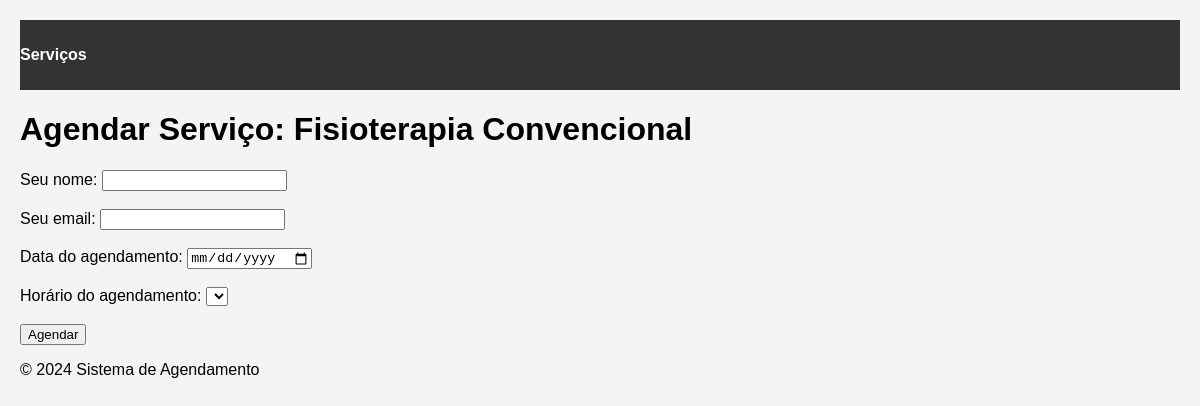
The page /appointment_system/request/1/ on the database as committed earlier.
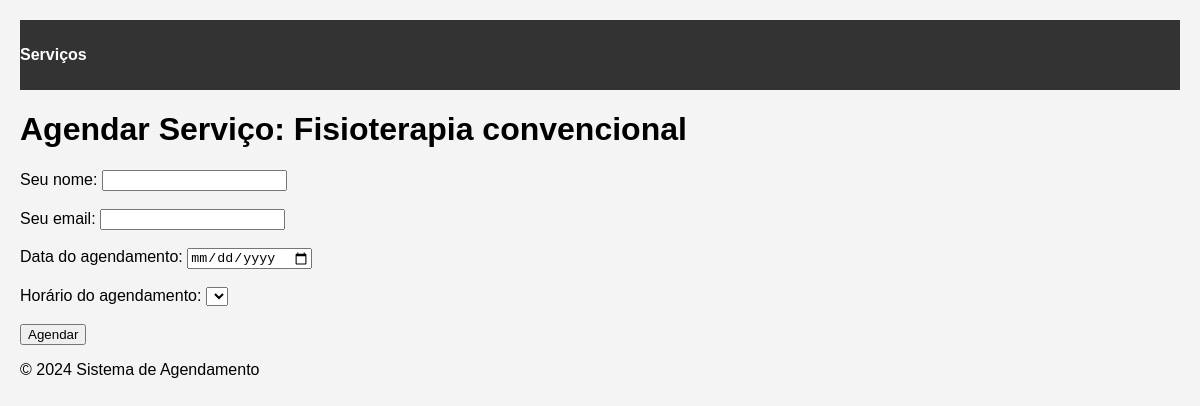
The same page on the database as committed later.
### appointment_system/models.py (models this page shows, shortened)
class Service(models.Model):
    name = models.CharField(max_length=100)
    price = models.DecimalField(max_digits=10, decimal_places=2, default=0.00)
    description = models.TextField(blank=True)

### appointment_system/views.py (the view, shortened to what this page needs)
# urls.py: path('request/<int:service_id>/', appointment_request, name='appointment_request'),  # Para agendamento
def appointment_request(request, service_id):
    service = get_object_or_404(Service, id=service_id)  # Obter o serviço específico
    available_times = []  # Inicializar a lista de horários disponíveis
    appointment_date = request.GET.get('date')  # Obter a data da solicitação
    return render(request, 'appointment_system/appointment_request.html', {'service': service, 'available_times': available_times})

### appointment_system/templates/appointment_system/appointment_request.html (shortened to what this page needs)
<!DOCTYPE html>
<html lang="en">
<head>
    {% load static %}
    <link rel="stylesheet" href="{% static 'css/style.css' %}">
</head>
<body>
    <header>
        <nav>
            <ul>
                <li><a href="{% url 'service_list' %}" class="white-link"><b>Serviços</b></a></li>
            </ul>
        </nav>
    </header>
    <h1>Agendar Serviço: {{ service.name }}</h1>
    <form method="POST">
        <label for="name">Seu nome:</label>
        <input type="text" id="name" name="name" required><br><br>
        <label for="email">Seu email:</label>
        <input type="email" id="email" name="email" required><br><br>
        <label for="date">Data do agendamento:</label>
        <input type="date" id="date" name="date" required><br><br>
        <label for="time">Horário do agendamento:</label>
        <select id="time" name="time" required>
        </select><br><br>
        <button type="submit">Agendar</button>
    </form>
    <footer>
        <p>&copy; 2024 Sistema de Agendamento</p>
    </footer>
</body>
</html>

Rows that differ between the two databases and show on the page:
changed Service: name "Fisioterapia Convencional" → "Fisioterapia convencional"
